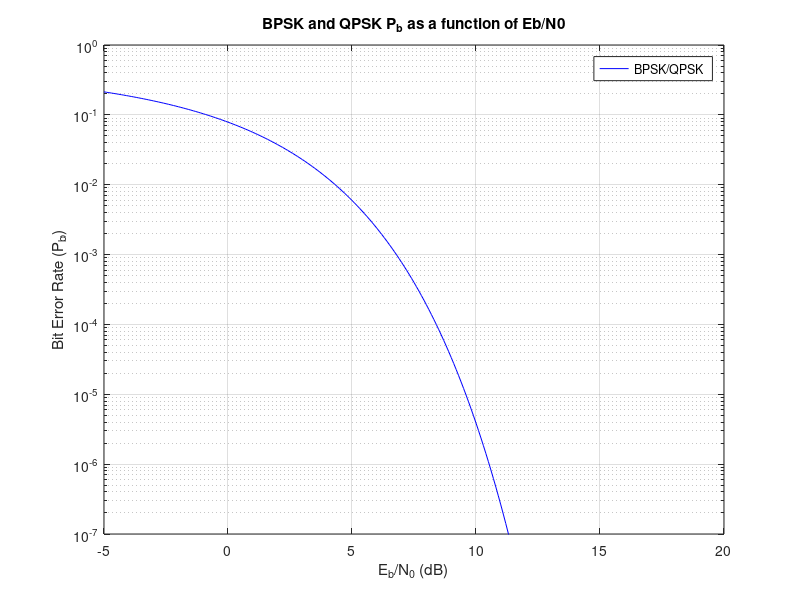
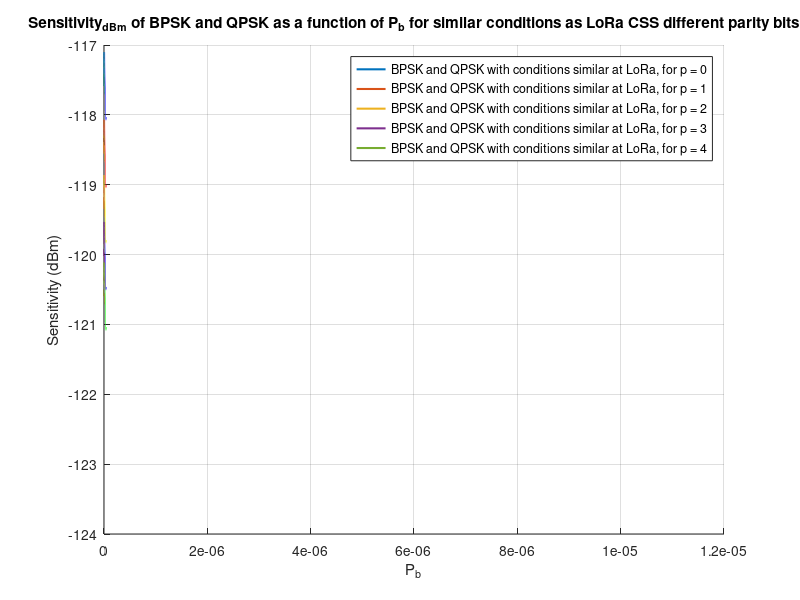
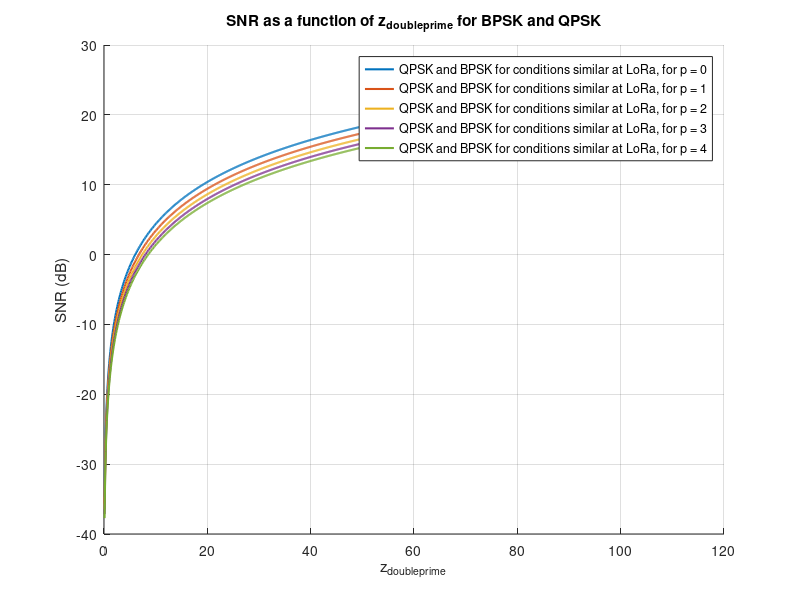
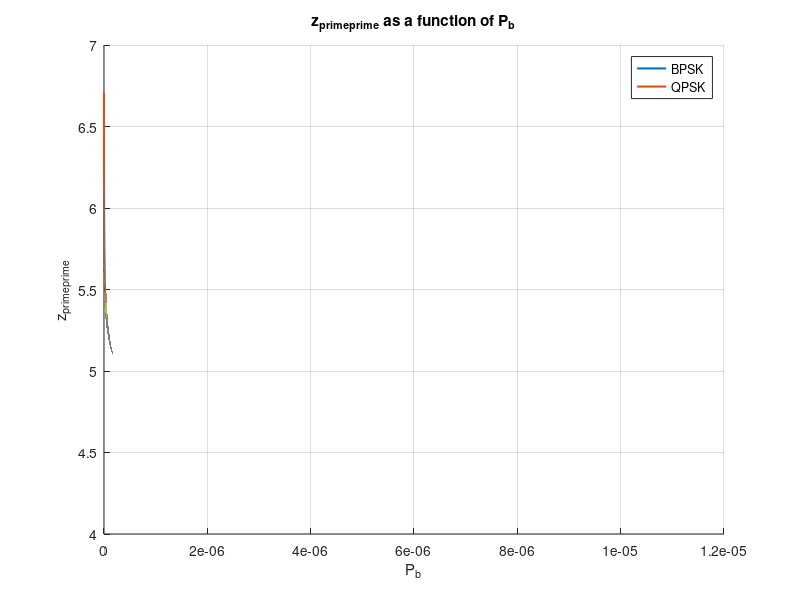

Here is the MATLAB script that generated these plots, in order:
clc; clear; close all;
%%sensi compa p=0 to p=4
%to keep
%% assumptions: change of BW but rest fixed

BW_LoRa = 125e3;
% BW_FSK_1=12e3;
% BW_FSK_2=1.2e3;
NF= 6;

%% PSK bit rate = same of lora for comparing
SF_values = 7;
p_values = 0:4;

% initialize 
spec_eff = zeros(length(SF_values), length(p_values));

%bit_rate = zeros(length(SF_values), 1);
% spectral efficiency values
for i = 1:length(SF_values)
    SF = SF_values(i);
    for j = 1:length(p_values)
        p = p_values(j);
        spec_eff(i, j) = (SF / (2^SF)) * (4 / (4 + p));
        bit_rate(i, j)=spec_eff(i, j).*BW_LoRa;
    end
end
% %%
% R_b = bit_rate(1,1);
% BW_BPSK = 20*R_b;
% BW_QPSK = 10*R_b;


%% Pb function EbN0

EbN0_dB = -5:0.1:20;                   % Eb/N0 in dB
EbN0_lin = 10.^(EbN0_dB / 10);         % Convert to linear scale

% Compute Pb for BPSK and QPSK using the same formula
Pb_BPSK = 0.5 * erfc(sqrt(EbN0_lin));
% Pb_QPSK = 0.5 * erfc(sqrt(EbN0_lin));  % Same BER as BPSK under AWGN

% Plot
figure;
semilogy(EbN0_dB, Pb_BPSK, 'b-', 'DisplayName', 'BPSK/QPSK');
% hold on;
% semilogy(EbN0_dB, Pb_QPSK, 'r--', 'LineWidth', 2, 'DisplayName', 'QPSK');

grid on;
xlabel('E_b/N_0 (dB)');
ylabel('Bit Error Rate (P_b)');
title('BPSK and QPSK P_b as a function of Eb/N0');
legend show;
ylim([1e-7 1]);
xlim([-5 20]);

%% sensitivity
Pb_values = linspace(10e-10, 10.00e-6  , 3000000); 
%k_values = 1:2; % k % bits per symbol, fixed to 12 for similar study
p_values = 0:4; % parity bits

figure; 
hold on;


for idx = 1:length(p_values)
    p = p_values(idx);
    z_primeprime = sqrt(2) * erfcinv(2*Pb_values);
    %  linear scale
    EbN0_linear =   ((z_primeprime).^2) / 2;
    %bit_rate = R_b*(4/(4+p));
    % convert to dB
    %SNR_dB = 10 * log10(SNR_linear);
    Sensitivity_dBm = -174 + 10 * log10(bit_rate(1, p+1) * EbN0_linear) + NF;
    % Plot SNR vs. z
    plot(Pb_values, Sensitivity_dBm, 'LineWidth', 1.5,'DisplayName', sprintf('BPSK and QPSK with conditions similar at LoRa, for p = %d', p));

% SNR vs. z
end


xlabel('P_{b}');
ylabel('Sensitivity (dBm)');
title('Sensitivity_{dBm} of BPSK and QPSK as a function of P_{b} for similar conditions as LoRa CSS different parity bits');
grid on;
legend show;
hold off;


%% SNR function of z' for different p
z_primeprime = linspace(0, 111, 1000); % start from 0

p_values = 0:4; % parity bits
k_values = 1:2; % bits per symbol

figure; 
hold on;


for p_idx = 1:length(p_values)
    p = p_values(p_idx);
    
    % Compute SNR in linear scale
    SNR_linear = spec_eff(1, p_idx) .* ((z_primeprime).^2) / 2;

    % Convert to dB
    SNR_dB = 10 * log10(SNR_linear);

    plot(z_primeprime, SNR_dB, 'LineWidth', 1.5,'DisplayName', sprintf('QPSK and BPSK for conditions similar at LoRa, for p = %d', p));


end


xlabel(' z_{doubleprime} ');
ylabel('SNR (dB)');
title('SNR as a function of z_{doubleprime} for BPSK and QPSK');
grid on;
legend show;
hold off;

%% z'' function of Pb
% Pb range from 0 to 0.25 
%depends on k as well!
Pb_values = linspace(0, 10e-6  , 1000000); 
k_values = 1:2; % bits per symbol, fixed to 12 for similar study
p_values = 0:4;
figure; 
hold on;


for idx = 1:length(k_values)
    k = k_values(idx);
    
    z_primeprime = sqrt(2) * erfcinv(2*Pb_values);
    if k ==1
    % Plot SNR vs. z
        plot(Pb_values, z_primeprime, 'LineWidth', 1.5,'DisplayName', sprintf('BPSK'));
    end
    if k ==2
    % Plot SNR vs. z
        plot(Pb_values, z_primeprime, 'LineWidth', 1.5,'DisplayName', sprintf('QPSK'));
    end
end

xlabel('P_b');
ylabel('z_{primeprime}');
title('z_{primeprime} as a function of P_b');
grid on;
legend show;
hold off;

%% snr function of pb

Pb_values = linspace(0, 10e-6 , 1000000); 
k_values = 1:2; % k % bits per symbol, fixed to 12 for similar study
p_values = 0:4; % parity bits

figure; 
hold on;


for idx = 1:length(p_values)
    p = p_values(idx);
    z_primeprime = sqrt(2) * erfcinv(2*Pb_values);
    %  linear scale
    SNR_linear = spec_eff(1, idx) .* ((z_primeprime).^2) / 2;
    
    % convert to dB
    SNR_dB = 10 * log10(SNR_linear);
    % Plot SNR vs. z
    plot(Pb_values, SNR_dB, 'LineWidth', 1.5,'DisplayName', sprintf('BPSK and QPSK for conditions similar of LoRa, for p = %d', p));

% SNR vs. z
end


xlabel('P_{b}');
ylabel('SNR (dB)');
title('SNR_{dB} as a function of P_{b} for cases similar to LoRa CSS for different parity bits');
grid on;
legend show;
hold off;